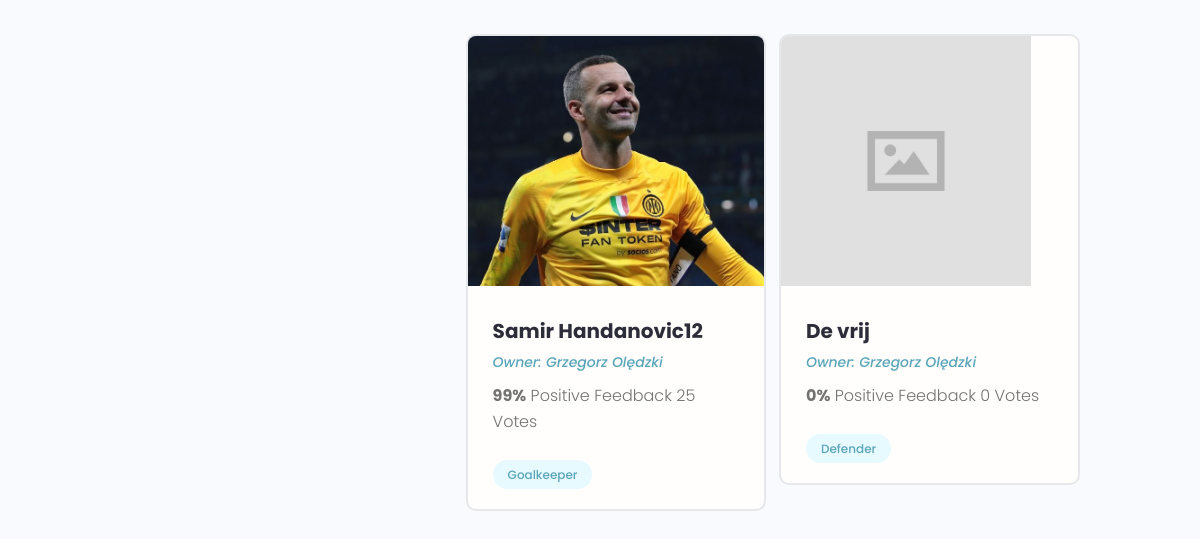
Page /profile/e049c642-f22a-4f7d-b5ae-56bd4b1b3650/ (lower part) on the earlier database version.
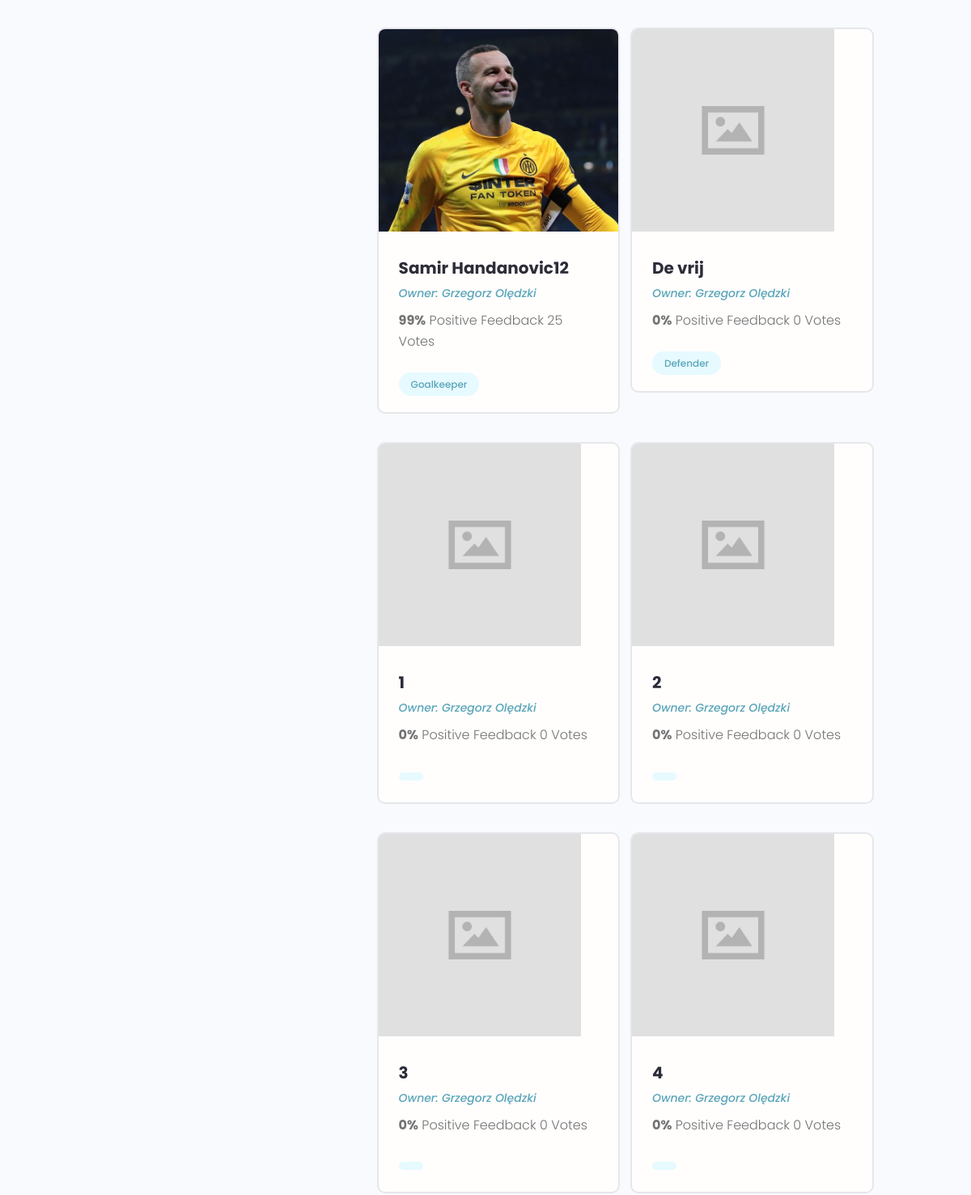
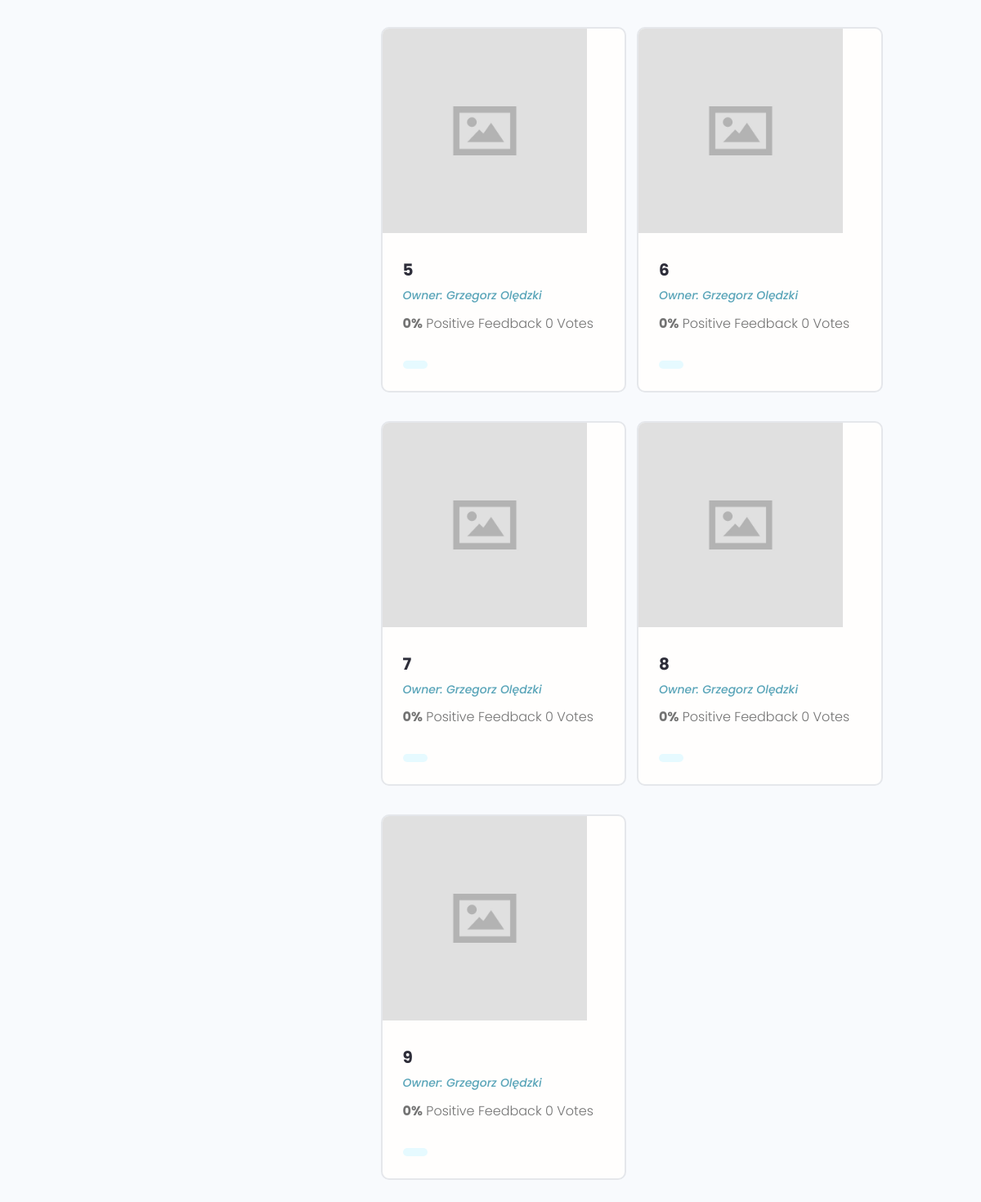
Same page on the later database version (2 pictures, top to bottom).
### first_project/models.py (models this page shows, shortened)
class Player(models.Model):
    owner = models.ForeignKey(Profile, null=True, blank=True, on_delete=models.SET_NULL)
    title = models.CharField(max_length=200)
    description = models.TextField(null=True, blank=True)
    featured_image = models.ImageField(null=True, blank=True, default="default.jpg")
    demo_link = models.CharField(max_length=2000, null=True, blank=True)
    source_link = models.CharField(max_length=2000, null=True, blank=True)
    tags = models.ManyToManyField("Tag", blank=True)
    vote_total = models.IntegerField(default=0, null=True, blank=True)
    vote_ratio = models.IntegerField(default=0, null=True, blank=True)
    created = models.DateTimeField(auto_now_add=True)
    id = models.UUIDField(
        default=uuid.uuid4, unique=True, primary_key=True, editable=False
    )
    class Meta:
        ordering = ["created"]

class Tag(models.Model):
    name = models.CharField(max_length=200)
    created = models.DateTimeField(auto_now_add=True)
    id = models.UUIDField(
        default=uuid.uuid4, unique=True, primary_key=True, editable=False
    )
    def __str__(self):
        return self.name

### users/models.py (models this page shows, shortened)
class Profile(models.Model):
    user = models.OneToOneField(User, on_delete=models.CASCADE, null=True, blank=True)
    name = models.CharField(max_length=100, blank=True, null=True)
    username = models.CharField(max_length=100, blank=True, null=True)
    location = models.CharField(max_length=100, blank=True, null=True)
    email = models.EmailField(max_length=100, blank=True)
    short_intro = models.CharField(max_length=250, blank=True, null=True)
    bio = models.TextField(blank=True, null=True)
    profile_image = models.ImageField(
        null=True,
        blank=True,
        upload_to="profile_images/",
        default="profile_images/user-default.png",
    )
    social_github = models.CharField(max_length=200, blank=True, null=True)
    social_twitter = models.CharField(max_length=200, blank=True, null=True)
    social_linkedin = models.CharField(max_length=200, blank=True, null=True)
    social_youtube = models.CharField(max_length=200, blank=True, null=True)
    social_website = models.CharField(max_length=200, blank=True, null=True)
    created = models.DateTimeField(auto_now_add=True)
    id = models.UUIDField(
        default=uuid.uuid4, unique=True, primary_key=True, editable=False
    )

### users/views.py (the view)
# urls.py: path("profile/<str:pk>/", views.user_profile, name="user-profile"),
def user_profile(request, pk):
    profile = Profile.objects.get(id=pk)
    top_skills = profile.skill_set.exclude(description__exact="")
    other_skills = profile.skill_set.filter(description="")
    context = {
        "profile": profile,
        "top_skills": top_skills,
        "other_skills": other_skills,
    }
    return render(request, "users/user-profile.html", context)

### users/models.py (called while the page is built)
    def __str__(self):
        return str(self.name)

### users/templates/users/user-profile.html (shortened to what this page needs)
{% extends 'main.html'%}
{% block content %}
  <main class="profile my-md">
    <div class="container">
      <div class="layout">
        <div class="column column--1of3">
        </div>
        <div class="column column--2of3">
          <div class="devInfo">
            <div class="grid grid--two">
              {% for player in profile.player_set.all %}
              <div class="column">
                <div class="card project">
                  <a href="{% url 'player' player.id %}" class="project">
                    <img class="project__thumbnail" src="{{player.featured_image.url}}" alt="project thumbnail" />
                    <div class="card__body">
                      <h3 class="project__title">{{player.title}}</h3>
                      <p><a class="project__author" href="{% url 'user-profile' player.owner.id %}">Owner: {{player.owner.name}}</a></p>
                      <p class="project--rating">
                        <span style="font-weight: bold;">{{player.vote_ratio}}%</span> Positive
                    Feedback {{ player.vote_total }} Vote{{player.vote_total|pluralize:"s"}}
                      </p>
                      <div class="project__tags">
                    <span class="tag tag--pill tag--main">
                     {% for tag in player.tags.all %}
                      <small>{{tag}}</small>
                      {% endfor %}
                    </span>
                  </div>
                    </div>
                  </a>
                </div>
              </div>
              {% endfor %}
            </div>
          </div>
        </div>
      </div>
    </div>
  </main>
{% endblock content %}

Differences in the rows shown:
added Player: featured_image (placeholder picture), title "1", owner.name "Grzegorz Olędzki", vote_ratio "0", vote_total "0"
added Player: featured_image (placeholder picture), title "2", owner.name "Grzegorz Olędzki", vote_ratio "0", vote_total "0"
added Player: featured_image (placeholder picture), title "3", owner.name "Grzegorz Olędzki", vote_ratio "0", vote_total "0"
added Player: featured_image (placeholder picture), title "4", owner.name "Grzegorz Olędzki", vote_ratio "0", vote_total "0"
added Player: featured_image (placeholder picture), title "5", owner.name "Grzegorz Olędzki", vote_ratio "0", vote_total "0"
added Player: featured_image (placeholder picture), title "6", owner.name "Grzegorz Olędzki", vote_ratio "0", vote_total "0"
added Player: featured_image (placeholder picture), title "7", owner.name "Grzegorz Olędzki", vote_ratio "0", vote_total "0"
added Player: featured_image (placeholder picture), title "8", owner.name "Grzegorz Olędzki", vote_ratio "0", vote_total "0"
added Player: featured_image (placeholder picture), title "9", owner.name "Grzegorz Olędzki", vote_ratio "0", vote_total "0"
